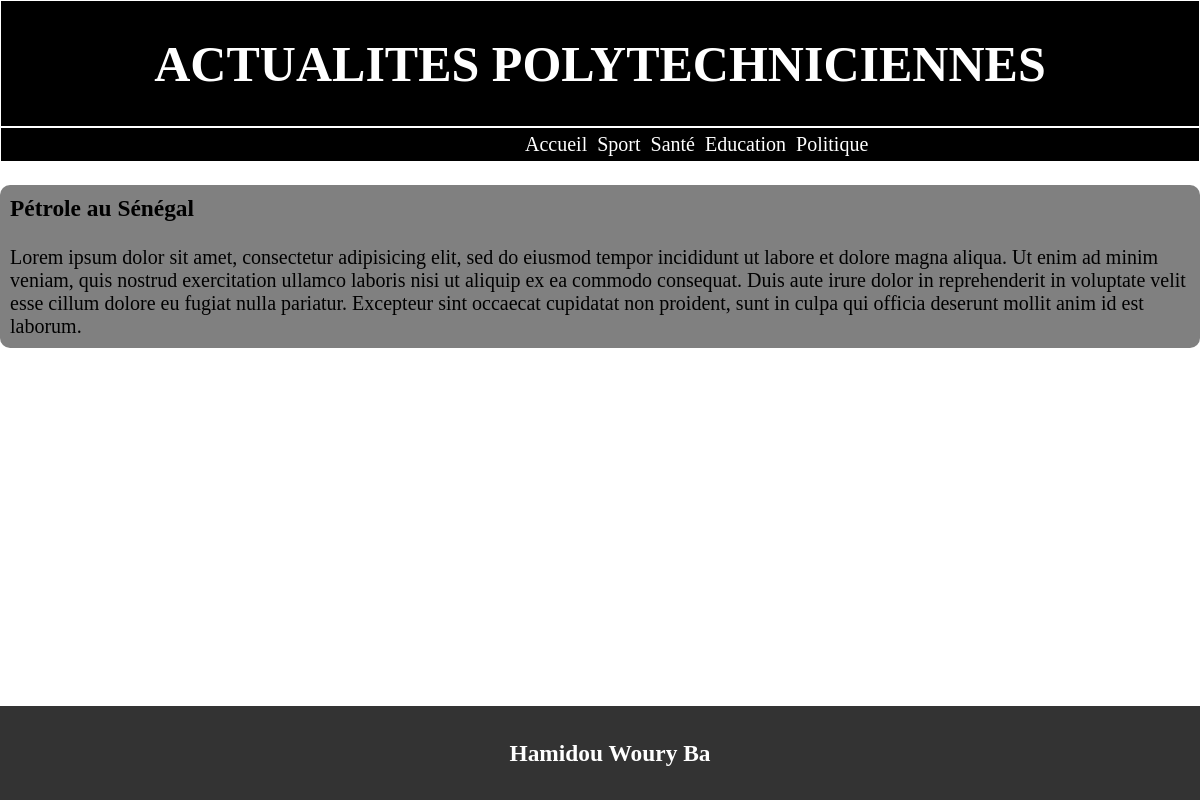
Page /afficher.php?id=4 on the committed database.
### tables this page shows
CREATE TABLE Categorie(
	id int primary key auto_increment,
	libelle varchar(20)
);

CREATE TABLE Article(
	id int primary key auto_increment,
	titre varchar(255),
	contenu text,
	dateCreation datetime DEFAULT NOW(),
	dateModification datetime DEFAULT NOW(),
	categorie int
);

### menu.php (the view, shortened to what this page needs)
<?php include("entete.php");?>
<header>
	<h1>ACTUALITES POLYTECHNICIENNES</h1>
	<?php
		include 'database.php';
		$reponse = $bdd->query('SELECT * FROM Categorie');
	?>
	<div id="divUL">
		<ul>
		<li><a href="index.php">Accueil</a></li>
		<?php foreach ($reponse as $donnee) { ?>
			<li><a href="afficher.php?id=<?= $donnee['id'] ?>"><?= $donnee['libelle']?></a></li>
			<?php }
		?>
		</ul>
	</div>
</header>

### afficher.php (shortened to what this page needs)
<?php include("entete.php") ?>
<?php include 'menu.php'; ?>
<?php
	include 'database.php';
	$id = $_GET['id'];
	$req = $bdd->prepare('SELECT Article.titre, Categorie.libelle, Article.contenu FROM Article
	INNER JOIN Categorie ON Article.id = Categorie.id WHERE Article.id = :id');
	$req->execute(array(
	'id' => $id
	));?>
	<div>
		<?php foreach ($req as $donnee) { ?>
			<div id="listeCat">
				<h3><?= $donnee['titre']?></h3>
				<p><?= $donnee['contenu']?></p>
			</div>
		<?php } ?>
	</div>
<?php include("footer.php") ?>

### index.css (style rules this page uses)
body { margin: 0px; padding: 0px; font-family: Agency FB, Algerian, Times New Roman; font-size: 20px; }
h1 { font-size: 50px; }
a { text-decoration: none; color: white; }
header { text-align: center; background-color: black; color: white; border: 1px solid white; }
#divUL { border-top: 2px solid white; }
ul { width: 200px; margin: auto; color: white; display: flex; list-style-type: none; }
li { padding: 5px; }
#listeCat { border-radius: 10px; background-color: gray; }
#listeCat p { padding-left: 10px; padding-bottom: 10px; }
#listeCat h3 { padding-left: 10px; padding-top: 10px; }

### rows in the picture
categorie: libelle "Sport"
categorie: libelle "Santé"
categorie: libelle "Education"
categorie: libelle "Politique"
article: titre "Pétrole au Sénégal", contenu "Lorem ipsum dolor sit amet, consectetur adipisicing elit, sed do eiusmod tempor incididunt ut labore et dolore magna aliqua. Ut enim ad minim veniam, quis nostrud exercitation ullamco laboris nisi ut aliquip ex ea commodo consequat. Duis aute irure dolor in reprehenderit in voluptate velit esse cillum dolore eu fugiat nulla pariatur. Excepteur sint occaecat cupidatat non proident, sunt in culpa qui officia deserunt mollit anim id est laborum."
